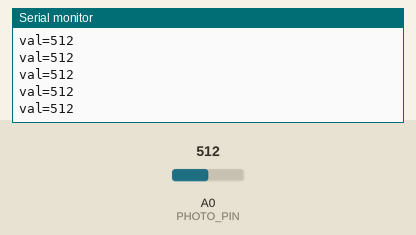
This sketch was run on a simulated Arduino Uno, built with avr-gcc and run on an emulated ATmega328P. Parts: the last lines printed to the serial monitor. The test bench sets the inputs (shaded band); at power-on: A0 (PHOTO_PIN) = 512.

Above: at 1.2 s.
1.3 s: A0 (PHOTO_PIN) set to 990
At 1.9 s:
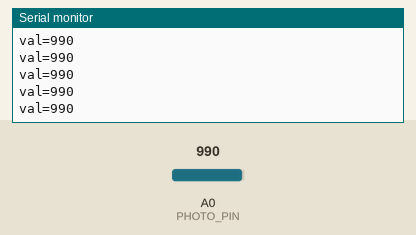
2.8 s: A0 (PHOTO_PIN) set to 1007
At 3.5 s:
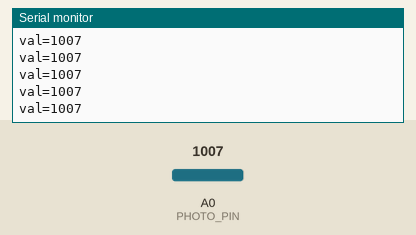
4.3 s: A0 (PHOTO_PIN) set to 11
At 5.4 s:
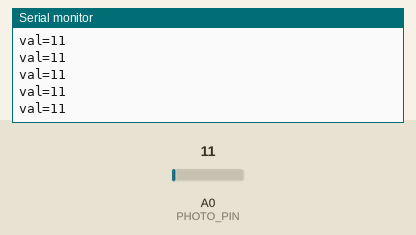
5.8 s: A0 (PHOTO_PIN) set to 8
At 6.7 s:
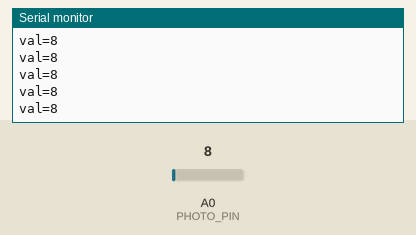
Timing chart, 0 to 8.8 s (numbered marks = the images above; inputs shaded):
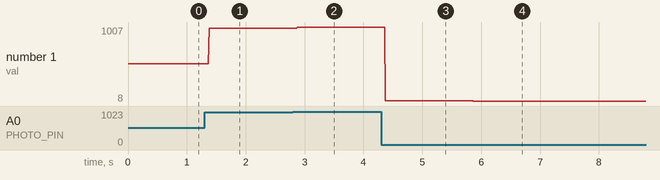

The sketch:

photoresistor_meas.ino
```cpp
/********************
 *
 * Light intensity measurement using a simple Arduino setup
 * PHOTO_PIN: Define the pin where the photoresistor's resistance value is to be measured. The default is A0
 * Use a program like minicom with the right port (/dev/ttyACM*) to get the light intensity values
 *
 ********************/

#define PHOTO_PIN A0


int photoPin = PHOTO_PIN;

int val = 0; // light intensity

void setup() {
  // Change the baud rate if desired
  Serial.begin(9600);
}

void loop() {
  // read and print on the serial mon. Can be stored in a log file from there.
  val = analogRead(photoPin);
  Serial.print("val=");
  Serial.println(val);
}
```

Measured:
- after the input at 1.3 s, the serial monitor: prints a new line after 0.08 s (image 1)
- after the input at 2.8 s, the serial monitor: prints a new line after 0.07 s (image 2)
- after the input at 4.3 s, the serial monitor: prints a new line after 0.07 s (image 3)
- after the input at 5.8 s, the serial monitor: prints a new line after 0.07 s (image 4)
- plotted number 1: 512 → 990 after the input at 1.3 s, 990 → 1007 after the input at 2.8 s, 1007 → 11 after the input at 4.3 s, 11 → 8 after the input at 5.8 s
